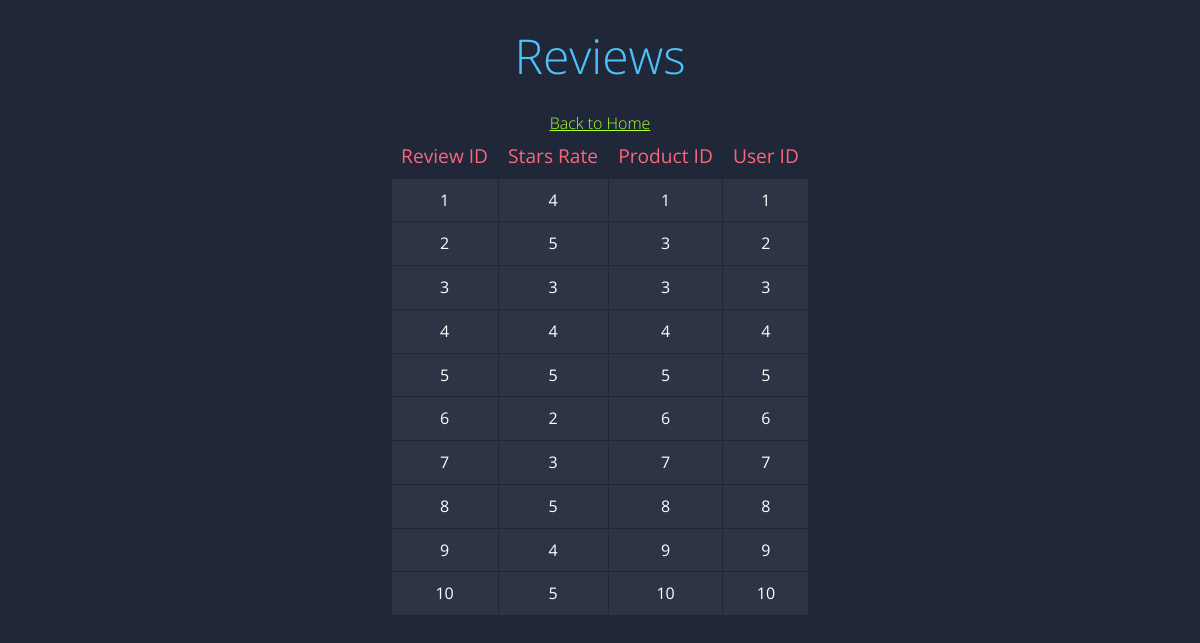
/review.php, run on the app's committed database.
### tables this page shows
CREATE TABLE Review (
	  Review_ID INT PRIMARY KEY NOT NULL,
	  Stars_Rate INT NOT NULL,
	  Product_ID INT NOT NULL,
	  User_ID INT NOT NULL,
	  FOREIGN KEY (Product_ID) REFERENCES Product(Product_ID),
	  FOREIGN KEY (User_ID) REFERENCES User(User_ID)
);

### review.php (the view, shortened to what this page needs)
<!DOCTYPE html>
<html>
<head>
	<link rel="stylesheet" href="styles.css">
</head>
<body>
	<div class="container">
		<h1>Reviews</h1>
        <a href="home.html">Back to Home</a>
        <?php
        $servername = "cssql.seattleu.edu";
        $username = "bd_rwidjaja1";
        $password = "3300rwidjaja1-Bvkw";
        $dbname = "bd_rwidjaja1";
        $conn = mysqli_connect($servername, $username, $password, $dbname);
        $sql = "SELECT * FROM Review";
        $result = mysqli_query($conn, $sql);
        if (mysqli_num_rows($result) > 0) {
            echo "<table><tr><th>Review ID</th><th>Stars Rate</th><th>Product ID</th><th>User ID</th></tr>";
            while($row = mysqli_fetch_assoc($result)) {
                echo "<tr><td>" . $row["Review_ID"]. "</td><td>" . $row["Stars_Rate"]. "</td><td>" . $row["Product_ID"] . "</td><td>" . $row["User_ID"]. "</td></tr>";
            }
            echo "</table>";
        } else {
            echo "0 results";
        }
        ?>
	</div>
</body>
</html>

### styles.css (style rules this page uses)
a { color:greenyellow }
body { font-family: 'Open Sans', sans-serif; font-weight: 300; line-height: 1.42em; color:#A7A1AE; background-color:#1F2739; }
h1 { font-size:3em; font-weight: 300; line-height:1em; text-align: center; color: #4DC3FA; }
table { margin: 0 auto; border-collapse: collapse; }
.container { margin: 0 auto; text-align: center; }
.container th { background-color: #1F2739; color: #FB667A; font-weight: normal; font-size: 1.2em; padding: 10px; }
.container td { background-color: #2C3446; color: #fff; font-weight: normal; font-size: 1em; padding: 10px; border: 1px solid #1F2739; }

### data on the page
review: Review_ID "1", Stars_Rate "4", Product_ID "1", User_ID "1"
review: Review_ID "2", Stars_Rate "5", Product_ID "3", User_ID "2"
review: Review_ID "3", Stars_Rate "3", Product_ID "3", User_ID "3"
review: Review_ID "4", Stars_Rate "4", Product_ID "4", User_ID "4"
review: Review_ID "5", Stars_Rate "5", Product_ID "5", User_ID "5"
review: Review_ID "6", Stars_Rate "2", Product_ID "6", User_ID "6"
review: Review_ID "7", Stars_Rate "3", Product_ID "7", User_ID "7"
review: Review_ID "8", Stars_Rate "5", Product_ID "8", User_ID "8"
review: Review_ID "9", Stars_Rate "4", Product_ID "9", User_ID "9"
review: Review_ID "10", Stars_Rate "5", Product_ID "10", User_ID "10"
